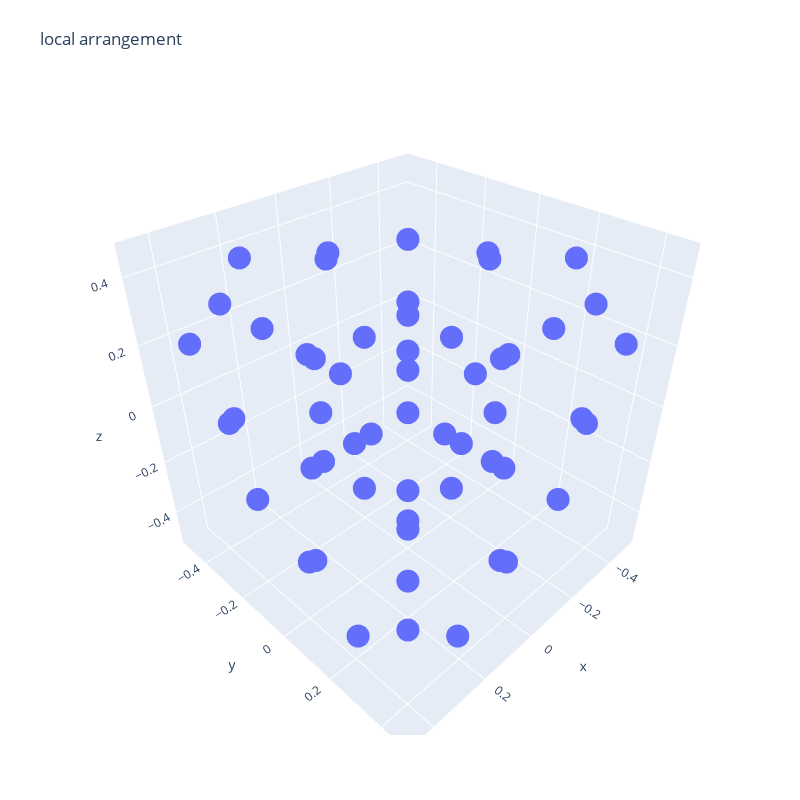

Notebook cell for this chart:
### Code cell
import plotly.graph_objects as go
import numpy as np

fig = go.Figure()

fig.add_trace(
    go.Scatter3d(
        x=carbons[:, 0],
        y=carbons[:, 1],
        z=carbons[:, 2],
        # x=vecs[zpos<0.5, 0],
        # y=vecs[zpos<0.5, 1],
        # z=vecs[zpos<0.5, 2],
        mode="markers",
        # marker=dict(size=2, color=zpos[:]),
    )
)

fig.update_layout(
    title="local arrangement",
    autosize=True,
    width=800,
    height=800,
    margin=dict(l=65, r=50, b=65, t=90),
)

fig.show()
